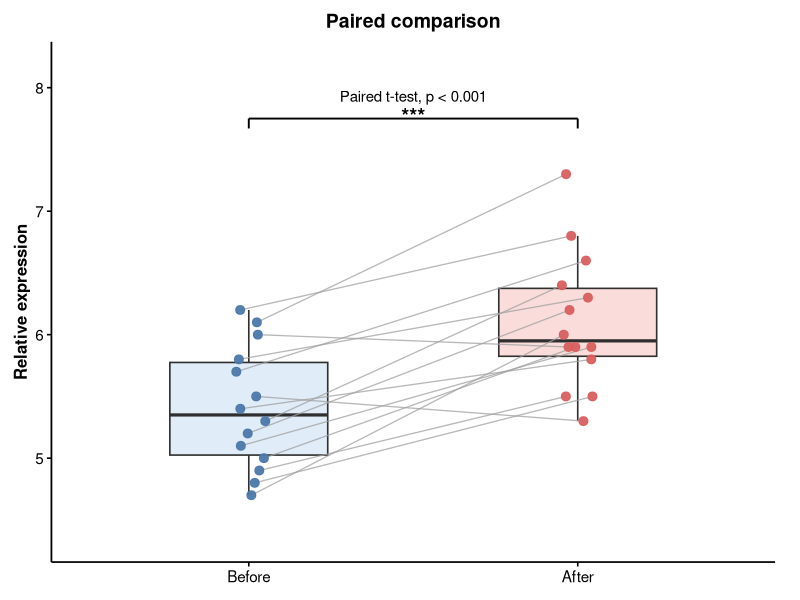
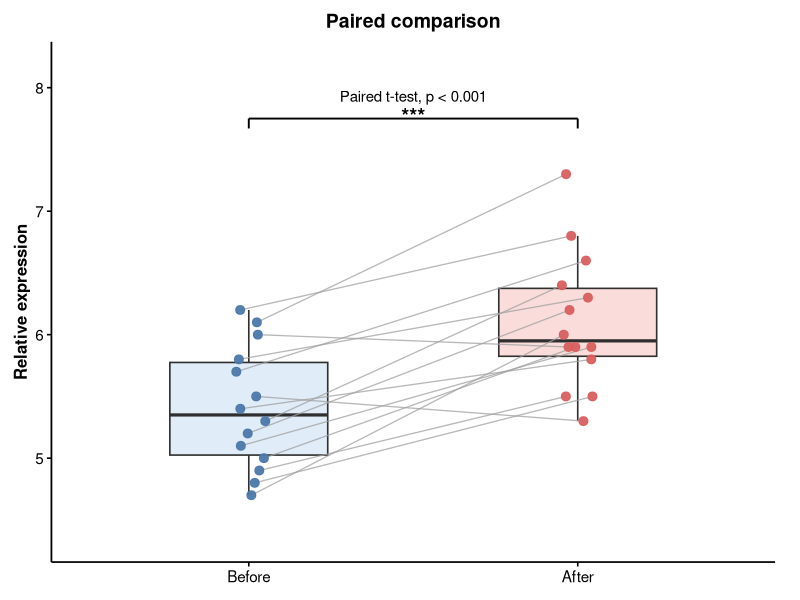
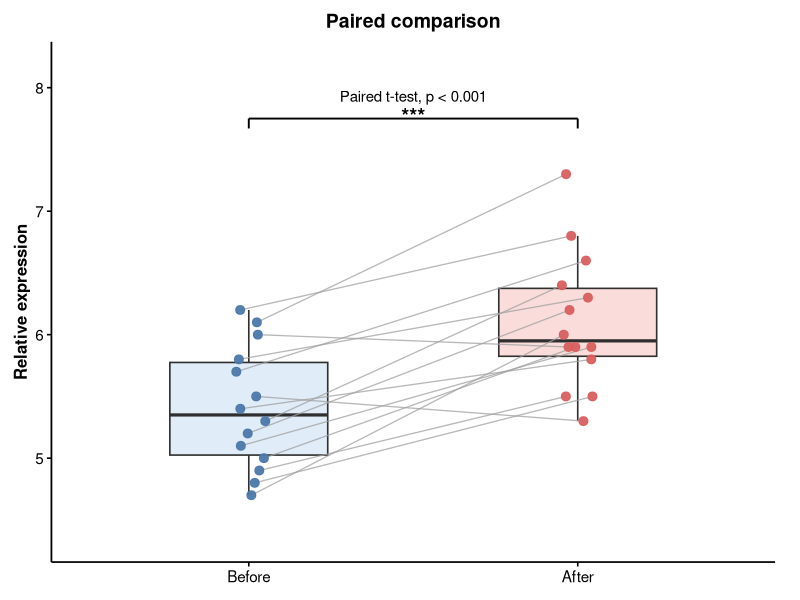

Here is the R script that generated these plots, in order:
library(ggplot2)
library(dplyr)
library(tidyr)

set.seed(20260418)

# 1. 模拟数据
n <- 14
id <- paste0("S", sprintf("%02d", 1:n))

before <- c(5.2, 4.8, 5.5, 6.1, 5.7, 4.9, 5.3, 6.0, 5.1, 5.8, 4.7, 5.4, 6.2, 5.0)
delta <- c(1.0, 0.7, -0.2, 1.2, 0.9, 0.6, 1.1, -0.1, 0.8, 0.5, 1.3, 0.4, 0.6, 0.9)
after <- before + delta

wide_df <- data.frame(
  id = id,
  Before = before,
  After = after
)

long_df <- wide_df %>%
  pivot_longer(cols = c(Before, After), names_to = "group", values_to = "value") %>%
  mutate(
    group = factor(group, levels = c("Before", "After")),
    x_plot = as.numeric(group) + runif(n(), -0.055, 0.055)
  )

# =========================
# 2. 统计检验
# =========================

paired_test <- t.test(wide_df$Before, wide_df$After, paired = TRUE)
print(paired_test)

summary_df <- long_df %>%
  group_by(group) %>%
  summarise(
    mean = mean(value),
    sd = sd(value),
    n = n(),
    .groups = "drop"
  )
print(summary_df)

p_value <- paired_test$p.value
p_label <- if (p_value < 0.001) {
  "Paired t-test, p < 0.001"
} else {
  paste0("Paired t-test, p = ", format.pval(p_value, digits = 3, eps = 0.001))
}

sig_label <- dplyr::case_when(
  p_value < 0.001 ~ "***",
  p_value < 0.01 ~ "**",
  p_value < 0.05 ~ "*",
  TRUE ~ "ns"
)

# =========================
# 3. 作图
# =========================

max_y <- max(long_df$value)
min_y <- min(long_df$value)
star_y <- max_y + 0.45
ptext_y <- star_y + 0.18
plot_top <- ptext_y + 0.25

fill_colors <- c("Before" = "#DCEAF7", "After" = "#F9D9D6")
point_colors <- c("Before" = "#4C78A8", "After" = "#D95F5F")

p <- ggplot(long_df, aes(x = group, y = value)) +
  geom_boxplot(
    aes(fill = group),
    width = 0.48,
    outlier.shape = NA,
    alpha = 0.9,
    color = "#2F2F2F",
    linewidth = 0.55
  ) +
  geom_line(
    aes(x = x_plot, y = value, group = id),
    color = "#A0A0A0",
    alpha = 0.75,
    linewidth = 0.45
  ) +
  geom_point(
    aes(x = x_plot, color = group),
    size = 2.7,
    alpha = 0.95
  ) +
  annotate("segment", x = 1, xend = 2, y = star_y, yend = star_y,
           linewidth = 0.65, color = "black") +
  annotate("segment", x = 1, xend = 1, y = star_y - 0.08, yend = star_y,
           linewidth = 0.65, color = "black") +
  annotate("segment", x = 2, xend = 2, y = star_y - 0.08, yend = star_y,
           linewidth = 0.65, color = "black") +
  annotate("text", x = 1.5, y = star_y + 0.02, label = sig_label,
           size = 5.3, fontface = "bold", family = "sans") +
  annotate("text", x = 1.5, y = ptext_y, label = p_label,
           size = 3.8, fontface = "plain", family = "sans") +
  scale_fill_manual(values = fill_colors) +
  scale_color_manual(values = point_colors) +
  labs(
    x = NULL,
    y = "Relative expression",
    title = "Paired comparison"
  ) +
  coord_cartesian(ylim = c(min_y - 0.35, plot_top), clip = "off") +
  theme_classic(base_size = 13) +
  theme(
    plot.title = element_text(hjust = 0.5, face = "bold", size = 14),
    axis.title.y = element_text(face = "bold", size = 12, color = "black"),
    axis.text = element_text(size = 11, color = "black"),
    axis.line = element_line(linewidth = 0.6, color = "black"),
    axis.ticks = element_line(linewidth = 0.55, color = "black"),
    legend.position = "none",
    plot.margin = margin(10, 18, 10, 10)
  )

print(p)

# =========================
# 4. 导出结果
# =========================

write.csv(long_df, "plot_data1.csv", row.names = FALSE)

ggsave(
  filename = "Figrue1-1.png",
  plot = p,
  width = 3,
  height = 4.2,
  dpi = 600,
  bg = "white"
)

ggsave(
  filename = "Figrue1-1.pdf",
  plot = p,
  width = 3,
  height = 4.2,
  bg = "white"
)
